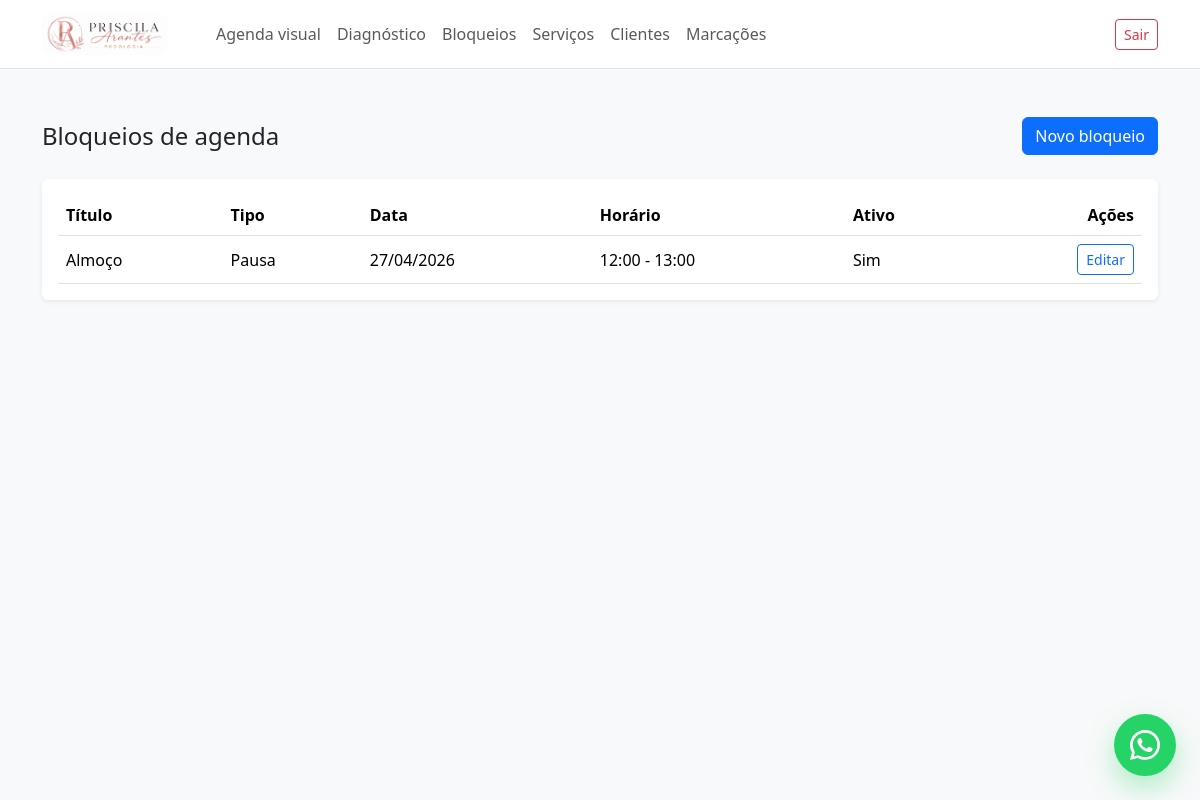
/bloqueios/ (signed in), run on the app's committed database.
### appointments/models.py (models this page shows, shortened)
class ScheduleBlock(models.Model):
    BLOCK_TYPE_BREAK = "break"
    BLOCK_TYPE_VACATION = "vacation"
    BLOCK_TYPE_DAY_OFF = "day_off"
    BLOCK_TYPE_OTHER = "other"
    BLOCK_TYPE_CHOICES = [
        (BLOCK_TYPE_BREAK, "Pausa"),
        (BLOCK_TYPE_VACATION, "Férias"),
        (BLOCK_TYPE_DAY_OFF, "Folga"),
        (BLOCK_TYPE_OTHER, "Outro"),
    ]
    WEEKDAY_CHOICES = [
        ("0", "Segunda-feira"),
        ("1", "Terça-feira"),
        ("2", "Quarta-feira"),
        ("3", "Quinta-feira"),
        ("4", "Sexta-feira"),
        ("5", "Sábado"),
        ("6", "Domingo"),
    ]
    title = models.CharField(max_length=120)
    block_type = models.CharField(
        max_length=20,
        choices=BLOCK_TYPE_CHOICES,
        default=BLOCK_TYPE_OTHER,
    )
    date = models.DateField(
        help_text="Use this date for a single block or as the recurrence start date."
    )
    start_time = models.TimeField(blank=True, null=True)
    end_time = models.TimeField(blank=True, null=True)
    is_full_day = models.BooleanField(default=False)
    is_recurring = models.BooleanField(default=False)
    recurring_weekdays = models.CharField(
        max_length=20,
        blank=True,
        help_text="Comma-separated weekdays. Example: 0,1,2,3,4",
    )
    recurrence_end_date = models.DateField(blank=True, null=True)
    is_active = models.BooleanField(default=True)
    notes = models.TextField(blank=True)
    created_at = models.DateTimeField(auto_now_add=True)
    updated_at = models.DateTimeField(auto_now=True)
    class Meta:
        ordering = ["date", "start_time"]

### appointments/views/schedule_blocks.py (the view)
# urls.py: path("bloqueios/", ScheduleBlockListView.as_view(), name="schedule_block_list"),
class ScheduleBlockListView(LoginRequiredMixin, ListView):
    model = ScheduleBlock
    template_name = "appointments/schedule_block_list.html"
    context_object_name = "blocks"
    def get_queryset(self):
        return ScheduleBlock.objects.order_by(
            "date",
            "start_time",
        )

### templates/appointments/schedule_block_list.html (shortened to what this page needs)
{% extends "base.html" %}
{% block content %}
<div class="d-flex justify-content-between align-items-center mb-4">
    <h1 class="h4 mb-0">Bloqueios de agenda</h1>
    <a href="{% url 'appointments:schedule_block_create' %}" class="btn btn-primary">
        Novo bloqueio
    </a>
</div>
<div class="card shadow-sm border-0">
    <div class="card-body">
        {% if blocks %}
            <div class="table-responsive">
                <table class="table table-hover align-middle mb-0">
                    <thead>
                        <tr>
                            <th>Título</th>
                            <th>Tipo</th>
                            <th>Data</th>
                            <th>Horário</th>
                            <th>Ativo</th>
                            <th class="text-end">Ações</th>
                        </tr>
                    </thead>
                    <tbody>
                        {% for block in blocks %}
                            <tr>
                                <td>{{ block.title }}</td>
                                <td>{{ block.get_block_type_display }}</td>
                                <td>{{ block.date|date:"d/m/Y" }}</td>
                                <td>
                                    {% if block.is_full_day %}
                                        Dia inteiro
                                    {% else %}
                                        {{ block.start_time|time:"H:i" }}
                                        -
                                        {{ block.end_time|time:"H:i" }}
                                    {% endif %}
                                </td>
                                <td>
                                    {% if block.is_active %}
                                        Sim
                                    {% else %}
                                        Não
                                    {% endif %}
                                </td>
                                <td class="text-end">
                                    <a
                                        href="{% url 'appointments:schedule_block_update' block.pk %}"
                                        class="btn btn-outline-primary btn-sm"
                                    >
                                        Editar
                                    </a>
                                </td>
                            </tr>
                        {% endfor %}
                    </tbody>
                </table>
            </div>
        {% else %}
            <p class="mb-0">
                Nenhum bloqueio cadastrado.
            </p>
        {% endif %}
    </div>
</div>
{% endblock %}

### data on the page
ScheduleBlock: title "Almoço", block_type "Pausa", date "27/04/2026", start_time "12:00", end_time "13:00", is_active "Sim"
